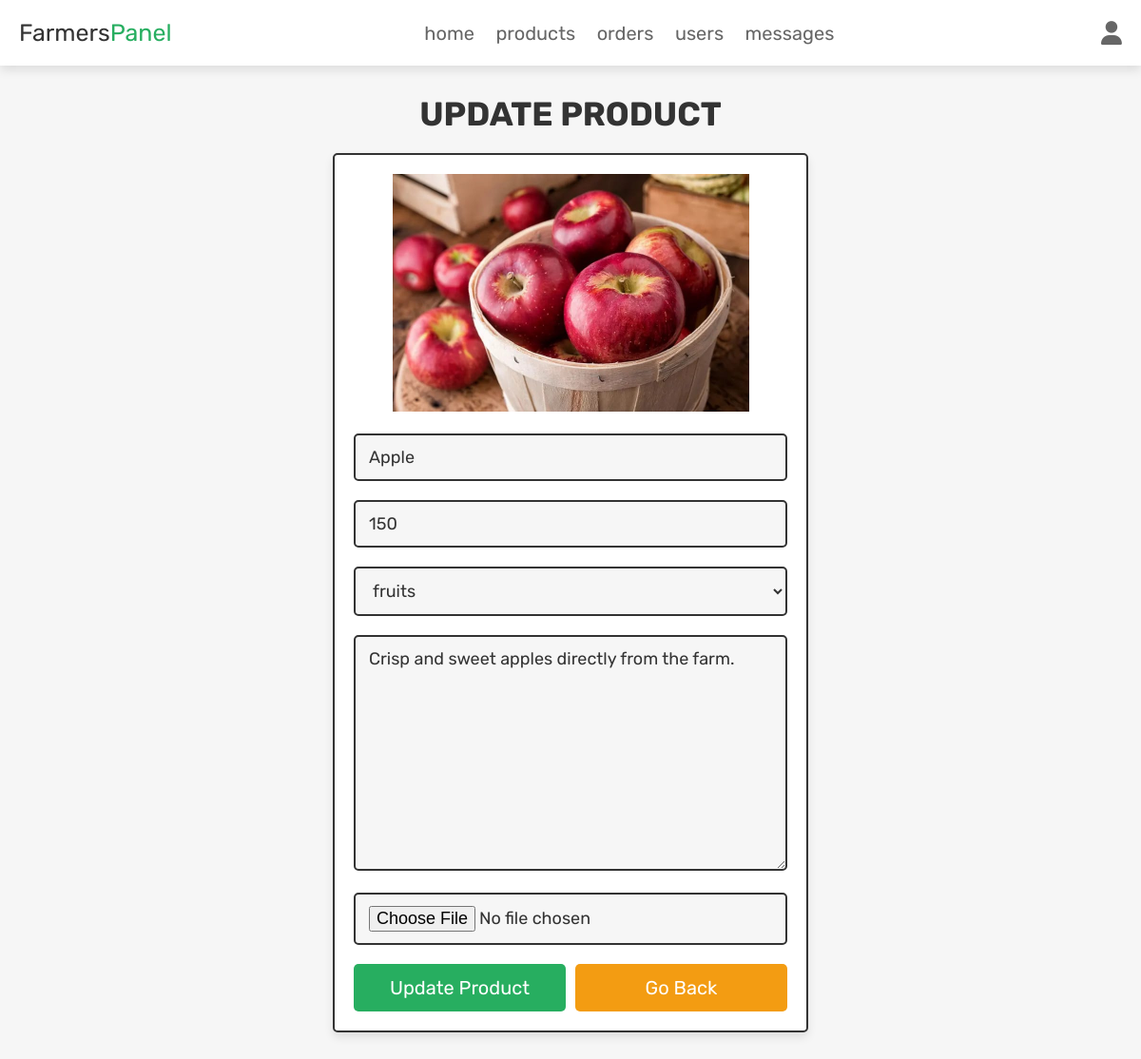
The app's page /admin_update_product.php?update=25 (signed in) with its own data.
### tables this page shows
CREATE TABLE `products` (
  `id` int(100) NOT NULL,
  `name` varchar(100) NOT NULL,
  `category` varchar(20) NOT NULL,
  `details` varchar(500) NOT NULL,
  `price` int(100) NOT NULL,
  `image` varchar(100) NOT NULL
);

### admin_update_product.php (the view, shortened to what this page needs)
<?php
@include 'config.php';
?>
<!DOCTYPE html>
<html lang="en">
<head>
   <link rel="stylesheet" href="https://cdnjs.cloudflare.com/ajax/libs/font-awesome/6.1.1/css/all.min.css">
   <link rel="stylesheet" href="css/admin_style.css">
</head>
<body>
<?php include 'admin_header.php'; ?>
<section class="update-product">
   <h1 class="title">update product</h1>
   <?php
      $update_id = $_GET['update'];
      $select_products = $conn->prepare("SELECT * FROM `products` WHERE id = ?");
      $select_products->execute([$update_id]);
      if($select_products->rowCount() > 0){
         while($fetch_products = $select_products->fetch(PDO::FETCH_ASSOC)){
   ?>
   <form action="" method="post" enctype="multipart/form-data">
      <img src="uploaded_img/<?= $fetch_products['image']; ?>" alt="">
      <input type="text" name="name" placeholder="enter product name" required class="box" value="<?= $fetch_products['name']; ?>">
      <input type="number" name="price" min="0" placeholder="enter product price" required class="box" value="<?= $fetch_products['price']; ?>">
      <select name="category" class="box" required>
         <option selected><?= $fetch_products['category']; ?></option>
      </select>
      <textarea name="details" required placeholder="enter product details" class="box" cols="30" rows="10"><?= $fetch_products['details']; ?></textarea>
      <input type="file" name="image" class="box" accept="image/jpg, image/jpeg, image/png">
      <div class="flex-btn">
         <input type="submit" class="btn" value="update product" name="update_product">
         <a href="admin_products.php" class="option-btn">go back</a>
      </div>
   </form>
   <?php
         }
      }else{
         echo '<p class="empty">no products found!</p>';
      }
   ?>
</section>
</body>
</html>

### css/admin_style.css (style rules this page uses)
.update-product form { max-width: 50rem; padding:2rem; margin:0 auto; text-align: center; border:var(--border); box-shadow: var(--box-shadow); background-color: var(--white); border-radius: .5rem; }
.update-product form img { height: 25rem; object-fit: cover; margin-bottom: 1rem; }
.update-product form .box { width: 100%; border:var(--border); background-color: var(--white); border-radius: .5rem; background-color: var(--light-bg); padding:1.2rem 1.4rem; font-size: 1.8rem; color:var(--black); margin:1rem 0; }

### css/components.css (style rules this page uses)
:root { --green:#27ae60; --orange:#f39c12; --red:#e74c3c; --black:#333; --light-color:#666; --white:#fff; --light-bg:#f6f6f6; --border:.2rem solid var(--black); --box-shadow:0 .5rem 1rem rgba(0,0,0,.1); }
* { font-family: 'Rubik', sans-serif; margin:0; padding:0; box-sizing: border-box; outline: none; border:none; text-decoration: none; color:var(--black); }
body { background-color: var(--light-bg); }
html { font-size: 62.5%; overflow-x: hidden; scroll-behavior: smooth; scroll-padding-top: 6.5rem; }
section { padding:3rem 2rem; max-width: 1200px; margin:0 auto; }
.btn, .delete-btn, .option-btn { display: block; width: 100%; margin-top: 1rem; border-radius: .5rem; color:var(--white); font-size: 2rem; padding:1.3rem 3rem; text-transform: capitalize; cursor: pointer; text-align: center; }
.btn { background-color: var(--green); }
.option-btn { background-color: var(--orange); }
.flex-btn { display: flex; flex-wrap: wrap; gap:1rem; }
.flex-btn > * { flex:1; }
.title { text-align: center; margin-bottom: 2rem; text-transform: uppercase; color:var(--black); font-size: 3.5rem; }

### records on screen
products: image (picture), name "Apple", price "150", category "fruits", details "Crisp and sweet apples directly from the farm."
